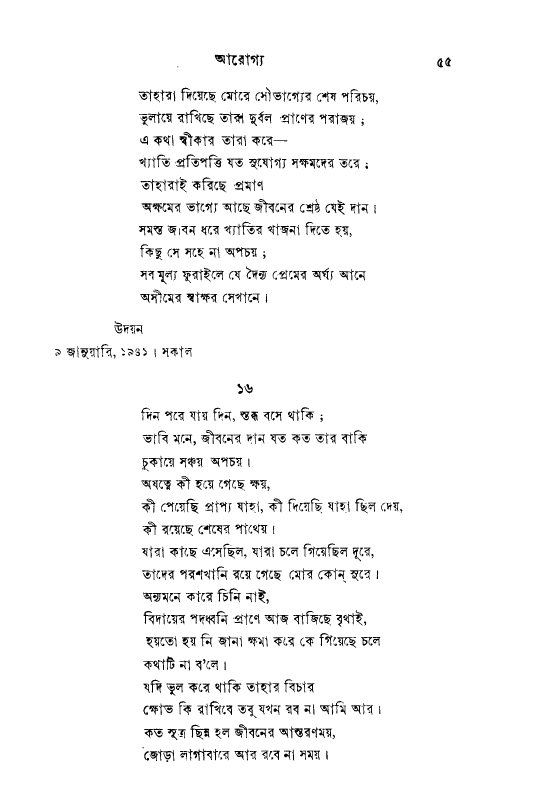
#> input picture doc-agent-starter/grading_kit/heldout_pages/arogya_p0053.png, 1610 x 2436 px (shown at 1/3 size); its folder holds only this picture in this run
$ python -i preprocess.py   (imports and definitions only)   (older library calls are emulated)
#> lines starting #> are read from the running program, lines starting #| are printed output that depends on the picture; after the words box and inside, x2 and y2 are one past the last pixel; in counts of white or black regions, pixels touching at a corner belong together
# File: src/doc_agent/ingest/preprocess.py
"""Stage 1 — deskew / denoise / binarize / augment"""
from __future__ import annotations

from pathlib import Path

import cv2
import numpy as np

from ..contracts import *  # noqa
from ..logging_conf import get_logger

# [1 line that did not run here, left out]

# A1 Section 2 "Preparing the scans" table — these thresholds are the ones declared there.
_SKEW_ROTATE_THRESHOLD_DEG = 0.5
_BLANK_INK_PIXEL_RATIO = 0.002  # below this share of foreground pixels, treat the page as blank/separator


def _estimate_skew_angle(gray: np.ndarray) -> float:
    """Projection-profile skew estimate: search a bounded range of realistic scanner-skew angles
    (+-10deg) and pick the one that makes the horizontal ink-row histogram most 'peaky' (text lines
    stacked at sharp, well-separated rows) -- what real scanner skew actually produces. This replaces
    an earlier cv2.minAreaRect()-over-the-whole-page estimate, which was empirically found (by
    comparing processed output against the original scans on the real corpus) to occasionally report
    angles of several degrees, or even close to 90deg, on pages that were already straight -- a known
    failure mode of minAreaRect's angle convention on an aggregate ink-pixel cloud whose orientation
    is ambiguous near the ~45deg/~90deg boundaries. Restricting the search to +-10deg makes that
    catastrophic misrotation structurally impossible: 90deg is simply never a candidate."""
    _, fg = cv2.threshold(gray, 0, 255, cv2.THRESH_BINARY_INV + cv2.THRESH_OTSU)
    small = cv2.resize(fg, None, fx=0.5, fy=0.5, interpolation=cv2.INTER_AREA)  # speed; skew doesn't need full-res
    h, w = small.shape
    center = (w / 2, h / 2)

    best_angle, best_score = 0.0, -1.0
    for angle_tenths in range(-100, 101, 2):  # -10.0 .. +10.0 degrees, 0.2-degree steps
        angle = angle_tenths / 10.0
        m = cv2.getRotationMatrix2D(center, angle, 1.0)
        rotated = cv2.warpAffine(small, m, (w, h), flags=cv2.INTER_NEAREST, borderValue=0)
        row_sums = rotated.sum(axis=1).astype(np.float64)
        score = row_sums.var()  # sharp, well-separated text-line rows -> high row-sum variance
        if score > best_score:
            best_score, best_angle = score, angle
    return best_angle


def _deskew(gray: np.ndarray) -> np.ndarray:
    """Projection-profile skew estimate (see _estimate_skew_angle), rotate if > 0.5deg.
    A1: 'Border/margin cropping followed by Hough-transform or CCA skew detection ... automatic rotation
    exceeding 0.5deg.'
    """
    _, fg = cv2.threshold(gray, 0, 255, cv2.THRESH_BINARY_INV + cv2.THRESH_OTSU)
    coords = cv2.findNonZero(fg)
    if coords is None or len(coords) < 50:
        return gray
    angle = _estimate_skew_angle(gray)
    if abs(angle) <= _SKEW_ROTATE_THRESHOLD_DEG:
        return gray
    (h, w) = gray.shape
    center = (w // 2, h // 2)
    m = cv2.getRotationMatrix2D(center, angle, 1.0)
    return cv2.warpAffine(gray, m, (w, h), flags=cv2.INTER_CUBIC, borderMode=cv2.BORDER_REPLICATE)


def _is_noisy(gray: np.ndarray) -> bool:
    """Cheap noise proxy: high-frequency energy via Laplacian variance, normalised by image size."""
    return float(cv2.Laplacian(gray, cv2.CV_64F).var()) > 500.0


# [18 lines left out: functions _denoise, _binarize, not called in this run]


def _ink_pixel_ratio(binarized: np.ndarray) -> float:
    ink = np.count_nonzero(binarized == 0)  # ink is dark -> 0 after THRESH_BINARY
    return ink / binarized.size


# [29 lines that did not run here, left out]

>>> import cv2
>>> picture = cv2.imread('../../../grading_kit/heldout_pages/arogya_p0053.png', cv2.IMREAD_GRAYSCALE)
#> picture: shape (2436, 1610); 96.7% white; 829 black regions (91 under 20 px), largest, box (x1, y1, x2, y2) and area: (1030, 1830, 1089, 1877) 658, (580, 2246, 636, 2282) 624, (707, 741, 771, 771) 614
>>> result = _deskew(picture)
#> in _deskew, `_, fg = cv2.threshold(gray, 0, 255, cv2.THRESH_BINARY_INV + cv2.THRESH..`:
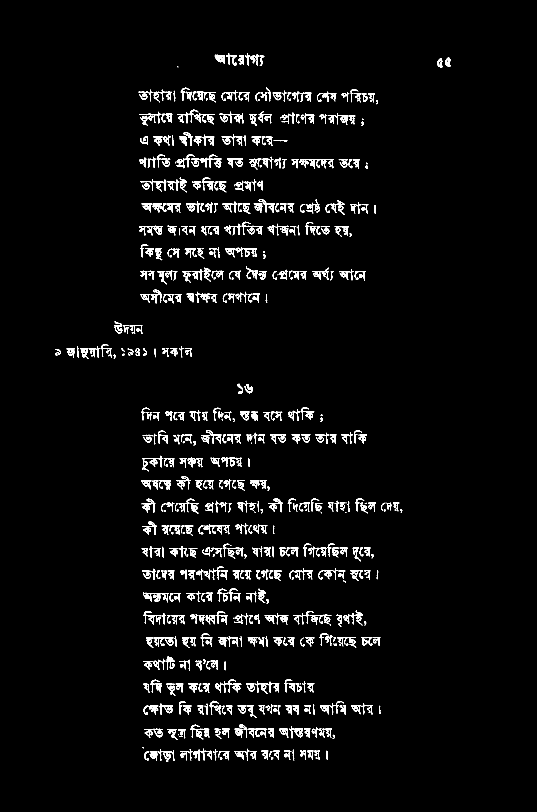
#> fg: shape (2436, 1610) (shown at 1/3 size); 3.3% white; 829 white regions (91 under 20 px), largest, box (x1, y1, x2, y2) and area: (1030, 1830, 1089, 1877) 658, (580, 2246, 636, 2282) 624, (707, 741, 771, 771) 614
#> in _deskew, `coords = cv2.findNonZero(fg)`: coords = contour of 127476 points, box (x1, y1, x2, y2) (165, 160, 1353, 2286), area 203412
#> in _estimate_skew_angle, `small = cv2.resize(fg, None, fx=0.5, fy=0.5, interpolation=cv2.INTER_A..`:
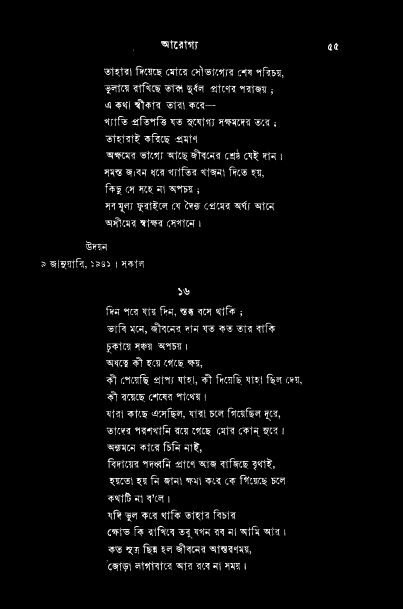
#> small: shape (1218, 805) (shown at 1/2 size); min 0, max 255, mean 8.3
#> the loop in _estimate_skew_angle, `for angle_tenths in range(-100, 101, 2):` made 101 passes
#> (score, best_score, best_angle) on passes 1 to 12: (18944670.4, 18944670.4, -10), (19196302.9, 19196302.9, -9.8), (19283137.7, 19283137.7, -9.6), (19656356.3, 19656356.3, -9.4), (19782818.1, 19782818.1, -9.2), (20126013.6, 20126013.6, -9), (20305435.1, 20305435.1, -8.8), (20665316.5, 20665316.5, -8.6), (20908913.4, 20908913.4, -8.4), (21211183.1, 21211183.1, -8.2), (21272055.6, 21272055.6, -8), (21517989.8, 21517989.8, -7.8)
#> score on passes 16 to 21: 21533309.2, 21616617.2, 21683791.6, 21653588.1, 21695168.9, 21656237.1
#> pass 1, in _estimate_skew_angle, `rotated = cv2.warpAffine(small, m, (w, h), flags=cv2.INTER_NEAREST, bo..`:
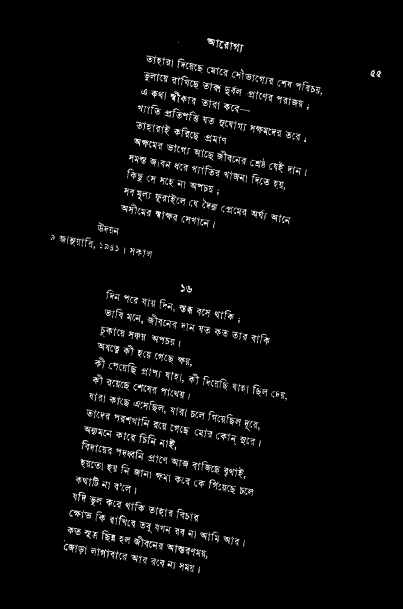
#> rotated: shape (1218, 805) (shown at 1/2 size); min 0, max 255, mean 8.3
#> pass 2, in _estimate_skew_angle, `rotated = cv2.warpAffine(small, m, (w, h), flags=cv2.INTER_NEAREST, bo..`:
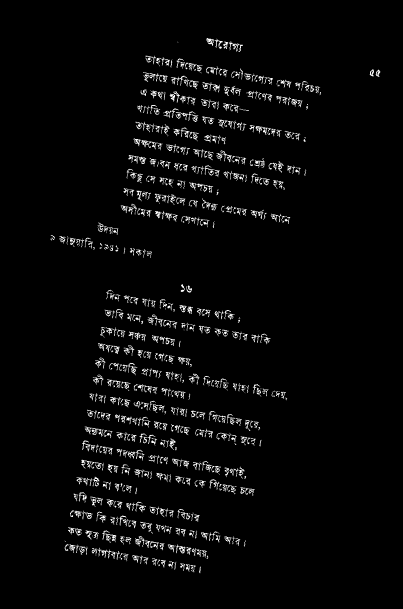
#> rotated: shape (1218, 805) (shown at 1/2 size); min 0, max 255, mean 8.3
#> pass 3, in _estimate_skew_angle, `rotated = cv2.warpAffine(small, m, (w, h), flags=cv2.INTER_NEAREST, bo..`:
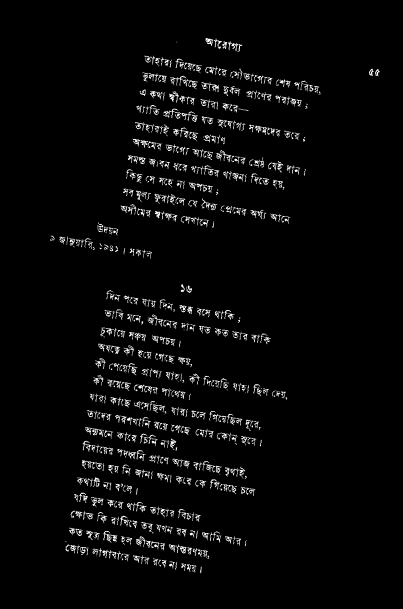
#> rotated: shape (1218, 805) (shown at 1/2 size); min 0, max 255, mean 8.3
#> after the loop in _estimate_skew_angle, `for angle_tenths in range(-100, 101, 2):`: best_angle = 0; best_score = 105909776.6
#> in _deskew, `angle = _estimate_skew_angle(gray)`: angle = 0

$ run again, on doc-agent-starter/grading_kit/heldout_pages/bishwaparichay_p0343.png
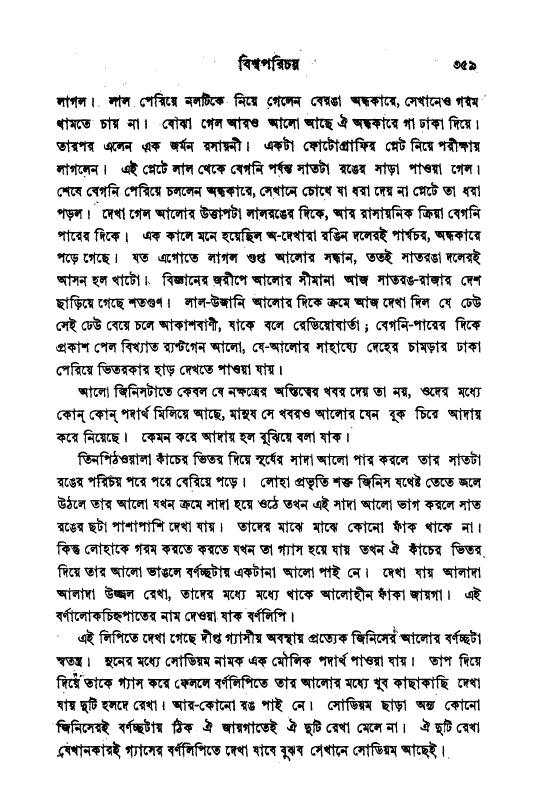
#> input picture doc-agent-starter/grading_kit/heldout_pages/bishwaparichay_p0343.png, 1610 x 2436 px (shown at 1/3 size)
#> picture: shape (2436, 1610); 88.1% white; 644 black regions (100 under 20 px), largest, box (x1, y1, x2, y2) and area: (189, 1823, 469, 1868) 4093, (713, 160, 900, 215) 3978, (881, 950, 1078, 994) 3101
#> in _deskew, `_, fg = cv2.threshold(gray, 0, 255, cv2.THRESH_BINARY_INV + cv2.THRESH..`:
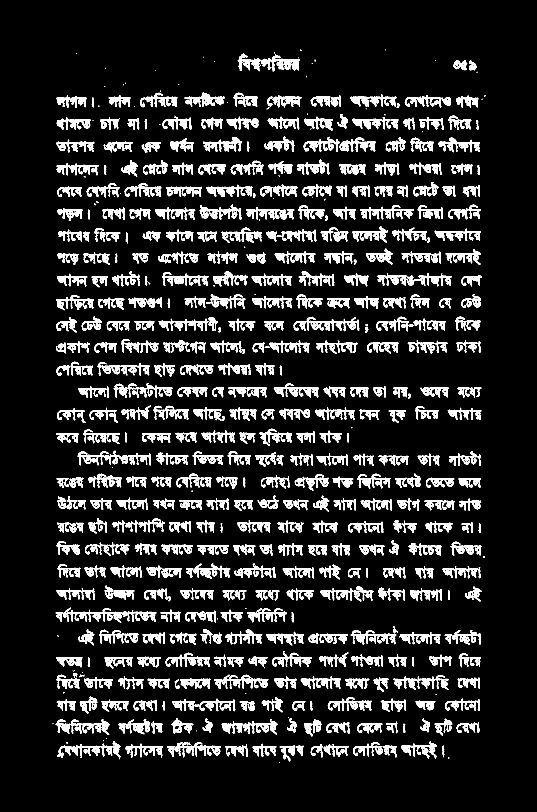
#> fg: shape (2436, 1610) (shown at 1/3 size); 11.9% white; 644 white regions (100 under 20 px), largest, box (x1, y1, x2, y2) and area: (189, 1823, 469, 1868) 4093, (713, 160, 900, 215) 3978, (881, 950, 1078, 994) 3101
#> coords = contour of 465406 points, box (x1, y1, x2, y2) (157, 148, 1457, 2287), area 495193
#> the loop in _estimate_skew_angle, `for angle_tenths in range(-100, 101, 2):` made 101 passes
#> (score, best_score, best_angle) on passes 1, 10, 11, 12, 13, 14, 15, 24: (120063214.8, 120063214.8, -10), (121253823.8, 121253823.8, -8.2), (123169908.2, 123169908.2, -8), (125076630, 125076630, -7.8), (126970661.7, 126970661.7, -7.6), (128414085.7, 128414085.7, -7.4), (128536736.8, 128536736.8, -7.2), (131300602, 131300602, -5.4)
#> pass 3, in _estimate_skew_angle, `rotated = cv2.warpAffine(small, m, (w, h), flags=cv2.INTER_NEAREST, bo..`:
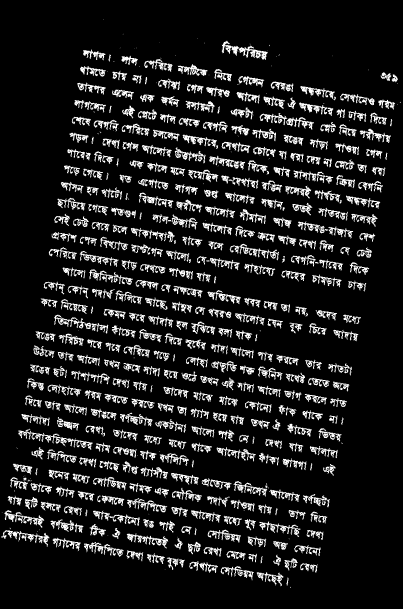
#> rotated: shape (1218, 805) (shown at 1/2 size); min 0, max 255, mean 30.3
#> after the loop in _estimate_skew_angle, `for angle_tenths in range(-100, 101, 2):`: best_angle = 0; best_score = 1.03e+09
#> angle = 0
